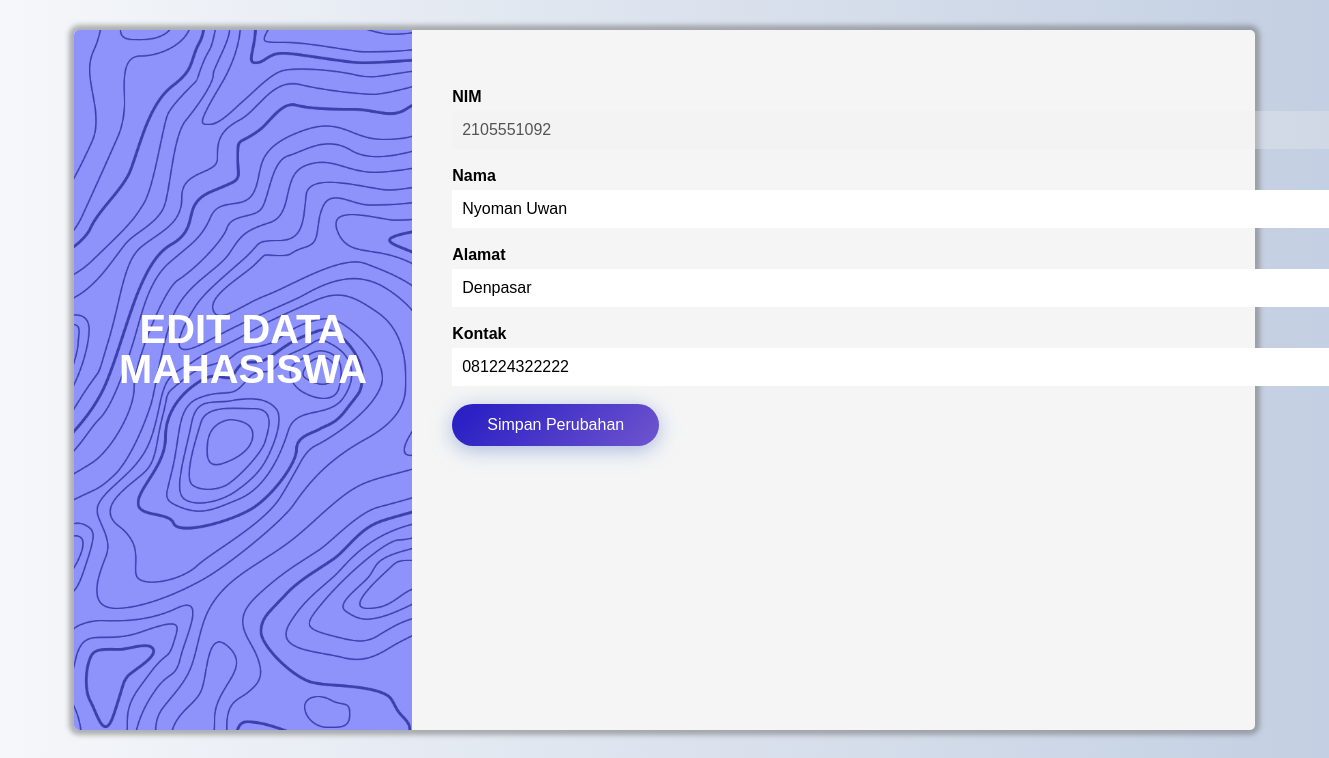
Screenshot of /php/edit.php?NIM=2105551092 with the database file from the repository.
### tables this page shows
CREATE TABLE `mahasiswa` (
  `NIM` varchar(12) NOT NULL,
  `Namamhs` varchar(255) DEFAULT NULL,
  `Alamatmhs` varchar(255) DEFAULT NULL,
  `Kontakmhs` varchar(14) DEFAULT NULL,
  PRIMARY KEY (`NIM`)
);

### php/query.php (called while the page is built, shortened)
<?php
    $host = "localhost";
    $database = "prodi";
    $username = "root";
    $password = "";
    $conn = mysqli_connect($host, $username, $password, $database);
function query($query){
    global $conn;
    $sql = mysqli_query($conn, $query);
    $result = array();
    while ($data = mysqli_fetch_array($sql)){
        $result[] = $data;
    }
    return $result;
}
?>

### php/edit.php (the view, shortened to what this page needs)
<?php
    include 'query.php';
    $id = $_GET['NIM'];
    $value = query("SELECT * FROM mahasiswa WHERE NIM = '$id'")[0];
?>
<!DOCTYPE html>
<html lang="en">
<head>
    <link rel="stylesheet" href="../css/style.css">
</head>
<body>
    <div class="box-form">
        <div class="left">
            <div class="overlay">
                <h1>
                EDIT DATA
                MAHASISWA
                </h1>
            </div>
        </div>
        <div class="right">
            <div class="input-control">
                <form action="" method="post">
                    <div>
                        <br>
                        <label for=""><b>NIM</b></label>
                        <input type="text" name="NIM" id="NIM" value="<?= $value["NIM"] ?>"disabled>
                    </div>
                    <div>
                        <br>
                        <label for=""><b>Nama</b></label>
                        <input type="text" name="Namamhs" id="Namamhs" value="<?= $value["Namamhs"] ?>">
                    </div>
                    <div>
                        <br>
                        <label for=""><b>Alamat</b></label>
                        <input type="text" name="Alamatmhs" id="Alamatmhs" value="<?= $value["Alamatmhs"] ?>">
                    </div>
                    <div>
                        <br>
                        <label for=""><b>Kontak</b></label>
                        <input type="text" name="Kontakmhs" id="Kontakmhs" value="<?= $value["Kontakmhs"] ?>">
                    </div>
                    <div>
                        <br>
                        <button name="submit">Simpan Perubahan</button>
                    </div>
                </form>
            </div>
        </div>
    </div>
</body>
</html>

### css/style.css (style rules this page uses)
body { background: linear-gradient(to right, #f5f7fa, #c3cfe2); background-size: cover; background-repeat: no-repeat; background-attachment: fixed; margin-top: 30px; font-family: 'Poppins', sans-serif; }
.box-form { margin: 0 auto; width: 90%; height: 700px; background: whitesmoke; border-radius: 5px; overflow: hidden; display: flex; flex: 1 1 100%; align-items: stretch; box-shadow: 0 0 5px 5px #70707085; }
.box-form div { height: auto; }
.box-form .left { color: #FFFFFF; background-size: cover; background-repeat: no-repeat; background-image: url("background.jpg"); overflow: hidden; }
.box-form .left .overlay { padding: 30px; height: 100%; background: #5961f9ad; overflow: hidden; box-sizing: border-box; }
.box-form .left .overlay h1 { font-size: 3vmax; line-height: 1; font-weight: 700; margin-top: 250px; margin-bottom: 20px; text-align: center; }
.box-form .right { padding: 40px; overflow: hidden; }
@media (max-width: 2000px) { .box-form .right { width: 100%; } }
.box-form .right button { color: #fff; font-size: 16px; padding: 12px 35px; border-radius: 50px; display: inline-block; border: 0; outline: 0; box-shadow: 0px 4px 20px 0px #7e9cd3a6; background-image: linear-gradient(135deg, #2b20c4 10%, #6f55ce 100%); }
.box-form .right input { width: 310%; padding: 10px; margin-top: 5px; font-size: 16px; border: none; }
.input-control { position: absolute; display: flex; flex-direction: column; }

### rows the page displays
mahasiswa: NIM "2105551092", Namamhs "Nyoman Uwan", Alamatmhs "Denpasar", Kontakmhs "081224322222"
